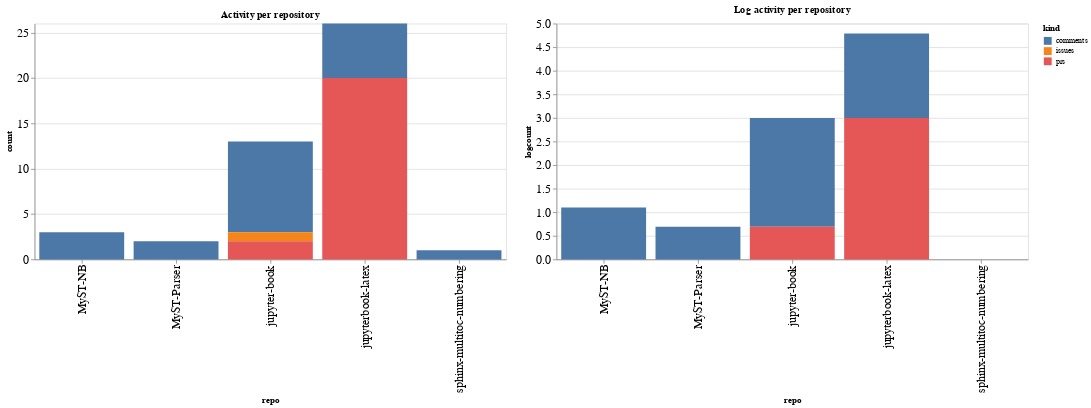

The cell this chart's notebook holds for it:
### Code cell
ch1 = alt.Chart(repo_summaries, width=600, title="Activity per repository").mark_bar().encode(
    x='repo',
    y='count',
    color='kind',
    tooltip="kind"
)

ch2 = alt.Chart(repo_summaries, width=600, title="Log activity per repository").mark_bar().encode(
    x='repo',
    y='logcount',
    color='kind',
    tooltip="kind"
)

ch1 | ch2

### Figure 1 — Vega-Lite specification as saved in the notebook (floating-point values rounded to 4 significant figures)
{"config": {"axisLeft": {"labelFontSize": 15}, "axisBottom": {"labelFontSize": 15}}, "hconcat": [{"mark": "bar", "encoding": {"color": {"type": "nominal", "field": "kind"}, "tooltip": {"type": "nominal", "field": "kind"}, "x": {"type": "nominal", "field": "repo"}, "y": {"type": "quantitative", "field": "count"}}, "title": "Activity per repository", "width": 600}, {"mark": "bar", "encoding": {"color": {"type": "nominal", "field": "kind"}, "tooltip": {"type": "nominal", "field": "kind"}, "x": {"type": "nominal", "field": "repo"}, "y": {"type": "quantitative", "field": "logcount"}}, "title": "Log activity per repository", "width": 600}], "data": {"name": "data-a0854fc2b32733ffd2f6b3e04fe1a0d1"}, "$schema": "https://vega.github.io/schema/vega-lite/v4.8.1.json", "datasets": {"data-a0854fc2b32733ffd2f6b3e04fe1a0d1": [{"repo": "MyST-NB", "kind": "comments", "count": 3, "logcount": 1.099}, {"repo": "MyST-Parser", "kind": "comments", "count": 2, "logcount": 0.6931}, {"repo": "jupyter-book", "kind": "comments", "count": 10, "logcount": 2.303}, {"repo": "jupyter-book", "kind": "issues", "count": 1, "logcount": 0.0}, {"repo": "jupyter-book", "kind": "prs", "count": 2, "logcount": 0.6931}, {"repo": "jupyterbook-latex", "kind": "comments", "count": 6, "logcount": 1.792}, {"repo": "jupyterbook-latex", "kind": "prs", "count": 20, "logcount": 2.996}, {"repo": "sphinx-multitoc-numbering", "kind": "comments", "count": 1, "logcount": 0.0}]}}
